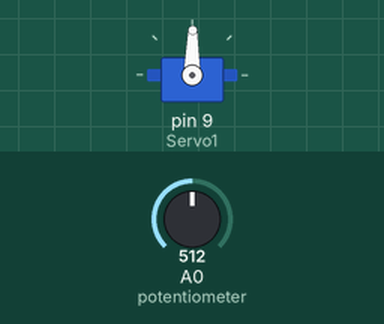
This sketch was run on a simulated Arduino Uno, built with avr-gcc and run on an emulated ATmega328P. Parts: servo. Inputs (shaded band) come from the test bench; at power-on: A0 (potentiometer) = 512.

Above: at 1.2 s.
1.3 s: A0 (potentiometer) set to 716
At 2.4 s:
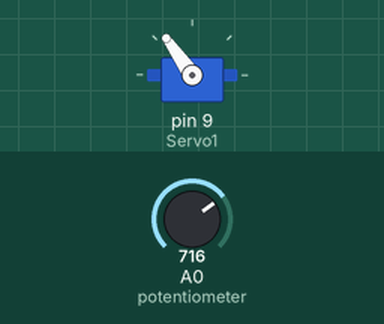
2.8 s: A0 (potentiometer) set to 900
At 3.2 s:
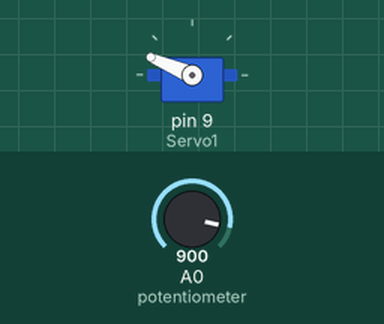
4.3 s: A0 (potentiometer) set to 1023
At 4.7 s:
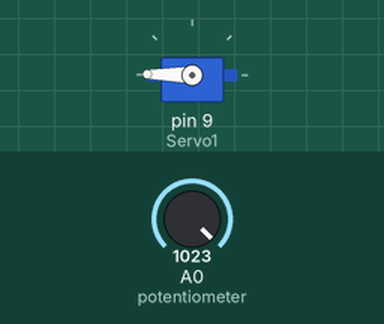
5.8 s: A0 (potentiometer) set to 306
At 6.7 s:
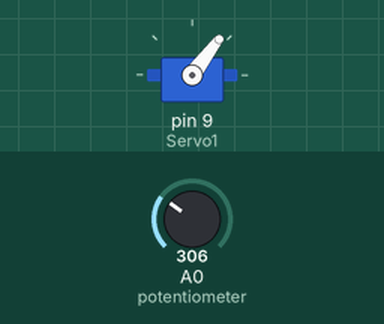
7.3 s: A0 (potentiometer) set to 122
At 8.2 s:
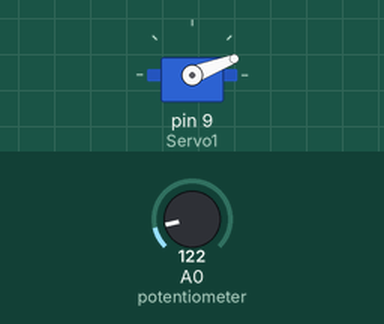
8.8 s: A0 (potentiometer) set to 511
At 10.2 s:
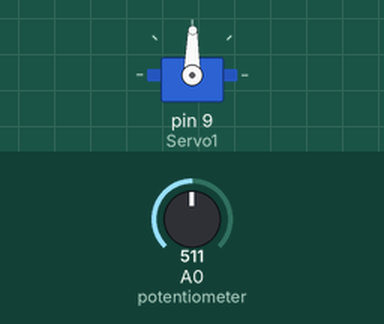
Timing chart, 0 to 11.3 s (numbered marks = the images above; inputs shaded):
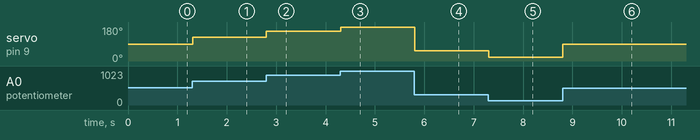

The sketch:

Servo_Custom.ino
```cpp
#include <Servo.h>

Servo Servo1;

int potentiometer = 0;
int val ;
void setup()
{
  Servo1.attach (9);
}

void loop()
{
  val = analogRead(potentiometer);
  val = map(val, 0, 1023, 0, 179);
  Servo1.write (val);
  delay (15);
}
```

Measured:
- after the input at 1.3 s, servo on pin 9 (Servo1): 89° → 125° at once
- after the input at 2.8 s, servo on pin 9 (Servo1): 125° → 157° at once
- after the input at 4.3 s, servo on pin 9 (Servo1): 157° → 179° at once
- after the input at 5.8 s, servo on pin 9 (Servo1): 179° → 53° at once
- after the input at 7.3 s, servo on pin 9 (Servo1): 53° → 21° at once
- after the input at 8.8 s, servo on pin 9 (Servo1): 21° → 89° at once
